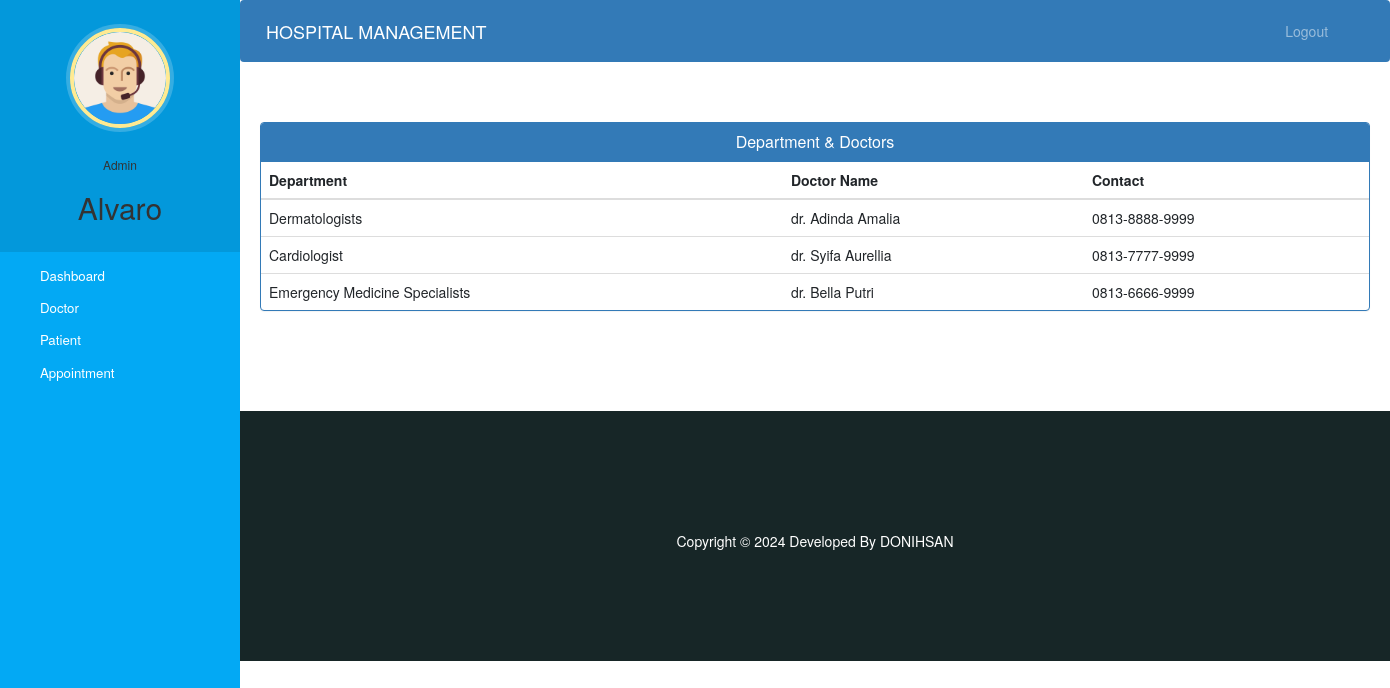
Screenshot of /admin-view-doctor-specialisation (signed in) with the database file from the repository.
### hospital/models.py (models this page shows, shortened)
class Doctor(models.Model):
    user=models.OneToOneField(User,on_delete=models.CASCADE)
    profile_pic= models.ImageField(upload_to='profile_pic/DoctorProfilePic/',null=True,blank=True)
    address = models.CharField(max_length=40)
    mobile = models.CharField(max_length=20,null=True)
    department= models.CharField(max_length=50,choices=departments,default='Cardiologist')
    status=models.BooleanField(default=False)
    @property
    def get_name(self):
        return self.user.first_name+" "+self.user.last_name

### hospital/views.py (the view)
# urls.py: path('admin-view-doctor-specialisation',views.admin_view_doctor_specialisation_view,name='admin-view-doctor-specialisation'),
@login_required(login_url='adminlogin')
@user_passes_test(is_admin)
def admin_view_doctor_specialisation_view(request):
    doctors=models.Doctor.objects.all().filter(status=True)
    return render(request,'hospital/admin_view_doctor_specialisation.html',{'doctors':doctors})

### hospital/views.py (called while the page is built)
def is_admin(user):
    return user.groups.filter(name='ADMIN').exists()

### templates/hospital/admin_view_doctor_Specialisation.html (shortened to what this page needs)
{% extends 'hospital/admin_base.html' %}
{% block content %}
<head>
  <link href="//netdna.bootstrapcdn.com/bootstrap/3.0.0/css/bootstrap.min.css" rel="stylesheet" id="bootstrap-css">
</head>
<div class="container">
  <div class="panel panel-primary">
    <div class="panel-heading">
      <h6 class="panel-title">Department & Doctors</h6>
    </div>
    <table class="table table-hover" id="dev-table">
      <thead>
        <tr>
          <th>Department</th>
          <th>Doctor Name</th>
          <th>Contact</th>
        </tr>
      </thead>
      {% for d in doctors %}
      <tr>
        <td>{{d.department}}</td>
        <td> {{d.get_name}}</td>
        <td>{{d.mobile}}</td>
      </tr>
      {% endfor %}
    </table>
  </div>
</div>
{% endblock content %}

### templates/hospital/admin_base.html (shortened to what this page needs)
<!DOCTYPE html>
{% load static %}
<html lang="en">
<head>
  <link rel="stylesheet" href="https://stackpath.bootstrapcdn.com/bootstrap/4.3.1/css/bootstrap.min.css">
  <link rel="stylesheet" href="https://maxcdn.bootstrapcdn.com/font-awesome/4.7.0/css/font-awesome.min.css">
  <link rel="stylesheet" href="{% static '/style.css' %}">
</head>
<body>
  <nav class="menu" tabindex="0">
    <header class="avatar">
      <img src="{% static "images/adminpropic.png" %}" />
      <br><br>
      <h6>Admin</h6>
      <h2>{{request.user.first_name}}</h2>
    </header>
    <ul>
      <li tabindex="0" class="icon-dashboard"> <a style="color:white; text-decoration:none;" href="/admin-dashboard"><span>Dashboard</span></a> </li>
      <li tabindex="0" class="icon-customers"> <a style="color:white; text-decoration:none;" href="/admin-doctor"><span>Doctor</span></a></li>
      <li tabindex="0" class="icon-users"> <a style="color:white; text-decoration:none;" href="/admin-patient"><span>Patient</span></a></li>
      <li tabindex="0" class="icon-calendar"> <a style="color:white; text-decoration:none;" href="/admin-appointment"><span>Appointment</span></a></li>
    </ul>
  </nav>
  <main>
    <div class="bs-example">
      <nav class="navbar navbar-expand-md  navbar-dark fixed-top" style="background:#337AB7;">
        <a href="/admin-dashboard" class="navbar-brand">HOSPITAL MANAGEMENT</a>
        <div class="collapse navbar-collapse justify-content-between" id="navbarCollapse">
          <div class="navbar-nav" style=" margin-left: 90%;">
            <a href="/logout" class="nav-item nav-link">Logout</a>
          </div>
        </div>
      </nav>
    </div>
    <br><br>
    {% block content %}
    {% endblock content %}
    <br><br><br><br>
    <footer>
      <br>
      <div class="container">
        <div class="row">
          <div class="col-md-12 col-sm-12">
            <div style="color:#ffffff;" class="wow fadeInUp footer-copyright">
              <p>
                Copyright &copy; 2024 Developed By DONIHSAN </p>
            </div>
          </div>
        </div>
      </div>
    </footer>
  </main>
</body>
</html>

### static/style.css (style rules this page uses)
body { padding-left: 240px; }
main { position: relative; height: 100vh; }
.menu { background: #5bc995; height: 100vh; width: 240px; position: fixed; top: 0px; left: 0; z-index: 5; outline: none; }
.menu .avatar { background: rgba(0, 0, 0, 0.1); padding: 2em 0.5em; text-align: center; }
.menu .avatar img { width: 100px; border-radius: 50%; overflow: hidden; border: 4px solid #ffea92; box-shadow: 0 0 0 4px rgba(255, 255, 255, 0.2); }
.menu .avatar h2 { font-weight: normal; margin-bottom: 0; }
.menu ul { list-style: none; padding: 0.5em 0; margin: 0; }
.menu ul li { padding: 0.5em 1em 0.5em 3em; font-size: 0.95em; font-weight: regular; background-repeat: no-repeat; background-position: left 15px center; background-size: auto 20px; transition: all 0.15s linear; cursor: pointer; }
.menu ul li.icon-dashboard { background-image: url("http://www.entypo.com/images//gauge.svg"); }
.menu ul li.icon-customers { background-image: url("http://www.entypo.com/images//briefcase.svg"); }
.menu ul li.icon-users { background-image: url("http://www.entypo.com/images//users.svg"); }
.menu ul li.icon-calendar { background-image: url("http://www.entypo.com/images//calendar.svg"); }

### templates/hospital/admin_base.html (style rules this page uses)
a:link { text-decoration: none; }
a { color: white; }
footer { padding: 0px 0px 0px 0px; background-color: #172627; margin: 0px; }
p { text-align: center; }
body { padding-left: 240px; }
main { position: relative; height: 100vh; }
.menu { background: #03a9f4; height: 100vh; width: 240px; position: fixed; top: 0px; left: 0; z-index: 5; outline: none; }
.menu .avatar { background: rgba(0, 0, 0, 0.1); padding: 2em 0.5em; text-align: center; }
.menu .avatar img { width: 100px; border-radius: 50%; overflow: hidden; border: 4px solid #ffea92; box-shadow: 0 0 0 4px rgba(255, 255, 255, 0.2); }
.menu .avatar h2 { font-weight: normal; margin-bottom: 0; }
.menu ul { list-style: none; padding: 0.5em 0; margin: 0; }
.menu ul li { padding: 0.5em 1em 0.5em 3em; font-size: 0.95em; font-weight: regular; background-repeat: no-repeat; background-position: left 15px center; background-size: auto 20px; transition: all 0.15s linear; cursor: pointer; }
.menu ul li.icon-dashboard { background-image: url("http://www.entypo.com/images//gauge.svg"); }
.menu ul li.icon-customers { background-image: url("http://www.entypo.com/images//briefcase.svg"); }
.menu ul li.icon-users { background-image: url("http://www.entypo.com/images//users.svg"); }
.menu ul li.icon-calendar { background-image: url("http://www.entypo.com/images//calendar.svg"); }

### templates/hospital/admin_view_doctor_Specialisation.html (style rules this page uses)
a:link { text-decoration: none; }
h6 { text-align: center; }
.row { margin: 100px; }

### rows the page displays
Doctor: department "Dermatologists", get_name "dr. Adinda Amalia", mobile "0813-8888-9999"
Doctor: department "Cardiologist", get_name "dr. Syifa Aurellia", mobile "0813-7777-9999"
Doctor: department "Emergency Medicine Specialists", get_name "dr. Bella Putri", mobile "0813-6666-9999"

### other values shown
{{ request.user.first_name }} "Alvaro"
